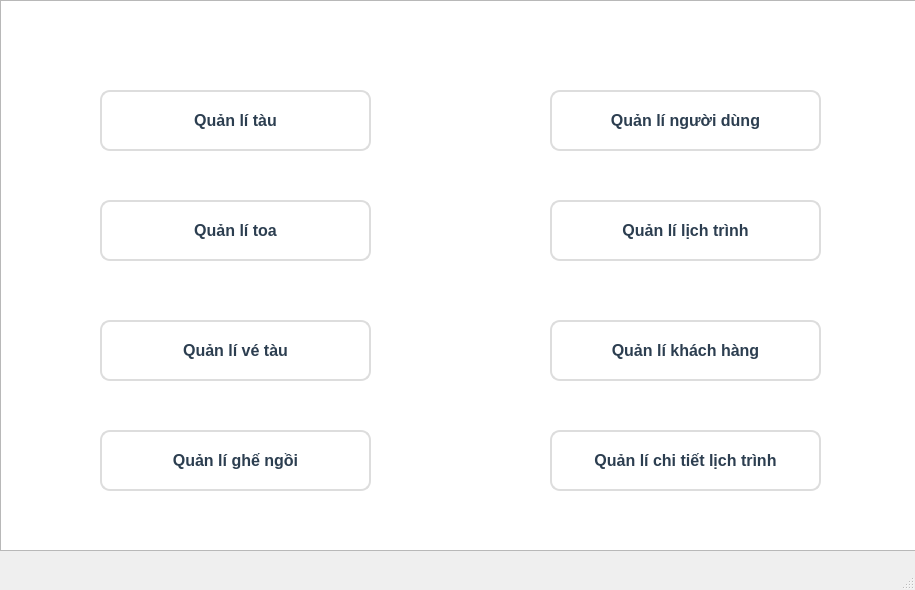
<?xml version="1.0" encoding="UTF-8"?>
<ui version="4.0">
 <class>MainWindow</class>
 <widget class="QMainWindow" name="MainWindow">
  <property name="geometry">
   <rect>
    <x>0</x>
    <y>0</y>
    <width>915</width>
    <height>590</height>
   </rect>
  </property>
  <property name="windowTitle">
   <string>MainWindow</string>
  </property>
  <widget class="QWidget" name="centralwidget">
   <widget class="QTextEdit" name="textEdit">
    <property name="geometry">
     <rect>
      <x>0</x>
      <y>0</y>
      <width>921</width>
      <height>551</height>
     </rect>
    </property>
    <property name="styleSheet">
     <string notr="true">border-image: url(:/img/anhdep.jpg);</string>
    </property>
   </widget>
   <widget class="QLabel" name="label">
    <property name="geometry">
     <rect>
      <x>360</x>
      <y>10</y>
      <width>221</width>
      <height>61</height>
     </rect>
    </property>
    <property name="styleSheet">
     <string notr="true">QLabel {
    color: white; 
    font-size: 20px;  
    font-weight: bold; 
}</string>
    </property>
    <property name="text">
     <string>TRANG CHỦ ADMIN</string>
    </property>
   </widget>
   <widget class="QPushButton" name="pushButton">
    <property name="geometry">
     <rect>
      <x>100</x>
      <y>90</y>
      <width>271</width>
      <height>61</height>
     </rect>
    </property>
    <property name="styleSheet">
     <string notr="true">QPushButton {
            background-color: #ffffff;
            color: #2C3E50;
            border: 2px solid #ddd;
            border-radius: 10px;
            padding: 10px;
            font-size: 16px;
            font-weight: bold;
            box-shadow: 4px 4px 10px rgba(0, 0, 0, 0.3);
        	padding-left: 10px;
        	transition: padding-left 0.3s ease;
        }

        QPushButton:hover {
            background-color: #f0f0f0;
            box-shadow: 6px 6px 12px rgba(0, 0, 0, 0.4);
            transform: translateY(-2px);
        }

        QPushButton:pressed {
            background-color: #e0e0e0;
            box-shadow: inset 4px 4px 10px rgba(0, 0, 0, 0.3);
            transform: translateY(1px);
			padding-left: 5px;
			padding-top: 5px;
        }</string>
    </property>
    <property name="text">
     <string>Quản lí tàu</string>
    </property>
    <property name="icon">
     <iconset>
      <normaloff>image/qltau.jpg</normaloff>image/qltau.jpg</iconset>
    </property>
    <property name="iconSize">
     <size>
      <width>80</width>
      <height>80</height>
     </size>
    </property>
   </widget>
   <widget class="QPushButton" name="pushButton_2">
    <property name="geometry">
     <rect>
      <x>100</x>
      <y>430</y>
      <width>271</width>
      <height>61</height>
     </rect>
    </property>
    <property name="styleSheet">
     <string notr="true">QPushButton {
            background-color: #ffffff;
            color: #2C3E50;
            border: 2px solid #ddd;
            border-radius: 10px;
            padding: 10px;
            font-size: 16px;
            font-weight: bold;
            box-shadow: 4px 4px 10px rgba(0, 0, 0, 0.3);
        	padding-left: 10px;
        	transition: padding-left 0.3s ease;
        }

        QPushButton:hover {
            background-color: #f0f0f0;
            box-shadow: 6px 6px 12px rgba(0, 0, 0, 0.4);
            transform: translateY(-2px);
        }

        QPushButton:pressed {
            background-color: #e0e0e0;
            box-shadow: inset 4px 4px 10px rgba(0, 0, 0, 0.3);
            transform: translateY(1px);
			padding-left: 5px;
			padding-top: 5px;
        }</string>
    </property>
    <property name="text">
     <string>Quản lí ghế ngồi</string>
    </property>
    <property name="icon">
     <iconset>
      <normaloff>image/ghe_ngoi.jpg</normaloff>image/ghe_ngoi.jpg</iconset>
    </property>
    <property name="iconSize">
     <size>
      <width>55</width>
      <height>60</height>
     </size>
    </property>
   </widget>
   <widget class="QPushButton" name="pushButton_3">
    <property name="geometry">
     <rect>
      <x>100</x>
      <y>200</y>
      <width>271</width>
      <height>61</height>
     </rect>
    </property>
    <property name="styleSheet">
     <string notr="true">QPushButton {
            background-color: #ffffff;
            color: #2C3E50;
            border: 2px solid #ddd;
            border-radius: 10px;
            padding: 10px;
            font-size: 16px;
            font-weight: bold;
            box-shadow: 4px 4px 10px rgba(0, 0, 0, 0.3);
        	padding-left: 10px;
        	transition: padding-left 0.3s ease;
        }

        QPushButton:hover {
            background-color: #f0f0f0;
            box-shadow: 6px 6px 12px rgba(0, 0, 0, 0.4);
            transform: translateY(-2px);
        }

        QPushButton:pressed {
            background-color: #e0e0e0;
            box-shadow: inset 4px 4px 10px rgba(0, 0, 0, 0.3);
            transform: translateY(1px);
			padding-left: 5px;
			padding-top: 5px;
        }</string>
    </property>
    <property name="text">
     <string>Quản lí toa</string>
    </property>
    <property name="icon">
     <iconset>
      <normaloff>image/toa_toa.png</normaloff>image/toa_toa.png</iconset>
    </property>
    <property name="iconSize">
     <size>
      <width>80</width>
      <height>60</height>
     </size>
    </property>
   </widget>
   <widget class="QPushButton" name="pushButton_4">
    <property name="geometry">
     <rect>
      <x>100</x>
      <y>320</y>
      <width>271</width>
      <height>61</height>
     </rect>
    </property>
    <property name="styleSheet">
     <string notr="true">QPushButton {
            background-color: #ffffff;
            color: #2C3E50;
            border: 2px solid #ddd;
            border-radius: 10px;
            padding: 10px;
            font-size: 16px;
            font-weight: bold;
            box-shadow: 4px 4px 10px rgba(0, 0, 0, 0.3);
        	padding-left: 10px;
        	transition: padding-left 0.3s ease;
        }

        QPushButton:hover {
            background-color: #f0f0f0;
            box-shadow: 6px 6px 12px rgba(0, 0, 0, 0.4);
            transform: translateY(-2px);
        }

        QPushButton:pressed {
            background-color: #e0e0e0;
            box-shadow: inset 4px 4px 10px rgba(0, 0, 0, 0.3);
            transform: translateY(1px);
			padding-left: 5px;
			padding-top: 5px;
        }</string>
    </property>
    <property name="text">
     <string>Quản lí vé tàu</string>
    </property>
    <property name="icon">
     <iconset>
      <normaloff>image/vetau.jpg</normaloff>image/vetau.jpg</iconset>
    </property>
    <property name="iconSize">
     <size>
      <width>70</width>
      <height>70</height>
     </size>
    </property>
   </widget>
   <widget class="QPushButton" name="pushButton_5">
    <property name="geometry">
     <rect>
      <x>550</x>
      <y>200</y>
      <width>271</width>
      <height>61</height>
     </rect>
    </property>
    <property name="styleSheet">
     <string notr="true">QPushButton {
            background-color: #ffffff;
            color: #2C3E50;
            border: 2px solid #ddd;
            border-radius: 10px;
            padding: 10px;
            font-size: 16px;
            font-weight: bold;
            box-shadow: 4px 4px 10px rgba(0, 0, 0, 0.3);
        	padding-left: 10px;
        	transition: padding-left 0.3s ease;
        }

        QPushButton:hover {
            background-color: #f0f0f0;
            box-shadow: 6px 6px 12px rgba(0, 0, 0, 0.4);
            transform: translateY(-2px);
        }

        QPushButton:pressed {
            background-color: #e0e0e0;
            box-shadow: inset 4px 4px 10px rgba(0, 0, 0, 0.3);
            transform: translateY(1px);
			padding-left: 5px;
			padding-top: 5px;
        }</string>
    </property>
    <property name="text">
     <string>Quản lí lịch trình</string>
    </property>
    <property name="icon">
     <iconset>
      <normaloff>image/lich_trinh.jpg</normaloff>image/lich_trinh.jpg</iconset>
    </property>
    <property name="iconSize">
     <size>
      <width>55</width>
      <height>55</height>
     </size>
    </property>
   </widget>
   <widget class="QPushButton" name="pushButton_6">
    <property name="geometry">
     <rect>
      <x>550</x>
      <y>320</y>
      <width>271</width>
      <height>61</height>
     </rect>
    </property>
    <property name="styleSheet">
     <string notr="true">QPushButton {
            background-color: #ffffff;
            color: #2C3E50;
            border: 2px solid #ddd;
            border-radius: 10px;
            padding: 10px;
            font-size: 16px;
            font-weight: bold;
            box-shadow: 4px 4px 10px rgba(0, 0, 0, 0.3);
        	padding-left: 10px;
        	transition: padding-left 0.3s ease;
        }

        QPushButton:hover {
            background-color: #f0f0f0;
            box-shadow: 6px 6px 12px rgba(0, 0, 0, 0.4);
            transform: translateY(-2px);
        }

        QPushButton:pressed {
            background-color: #e0e0e0;
            box-shadow: inset 4px 4px 10px rgba(0, 0, 0, 0.3);
            transform: translateY(1px);
			padding-left: 5px;
			padding-top: 5px;
        }</string>
    </property>
    <property name="text">
     <string>Quản lí khách hàng</string>
    </property>
    <property name="icon">
     <iconset>
      <normaloff>image/khach_hang.jpg</normaloff>image/khach_hang.jpg</iconset>
    </property>
    <property name="iconSize">
     <size>
      <width>50</width>
      <height>55</height>
     </size>
    </property>
   </widget>
   <widget class="QPushButton" name="pushButton_7">
    <property name="geometry">
     <rect>
      <x>550</x>
      <y>430</y>
      <width>271</width>
      <height>61</height>
     </rect>
    </property>
    <property name="styleSheet">
     <string notr="true">QPushButton {
            background-color: #ffffff;
            color: #2C3E50;
            border: 2px solid #ddd;
            border-radius: 10px;
            padding: 10px;
            font-size: 16px;
            font-weight: bold;
            box-shadow: 4px 4px 10px rgba(0, 0, 0, 0.3);
        	padding-left: 10px;
        	transition: padding-left 0.3s ease;
        }

        QPushButton:hover {
            background-color: #f0f0f0;
            box-shadow: 6px 6px 12px rgba(0, 0, 0, 0.4);
            transform: translateY(-2px);
        }

        QPushButton:pressed {
            background-color: #e0e0e0;
            box-shadow: inset 4px 4px 10px rgba(0, 0, 0, 0.3);
            transform: translateY(1px);
			padding-left: 5px;
			padding-top: 5px;
        }</string>
    </property>
    <property name="text">
     <string>Quản lí chi tiết lịch trình</string>
    </property>
    <property name="icon">
     <iconset>
      <normaloff>image/chitiet.jpg</normaloff>image/chitiet.jpg</iconset>
    </property>
    <property name="iconSize">
     <size>
      <width>45</width>
      <height>45</height>
     </size>
    </property>
   </widget>
   <widget class="QPushButton" name="pushButton_8">
    <property name="geometry">
     <rect>
      <x>550</x>
      <y>90</y>
      <width>271</width>
      <height>61</height>
     </rect>
    </property>
    <property name="styleSheet">
     <string notr="true">QPushButton {
            background-color: #ffffff;
            color: #2C3E50;
            border: 2px solid #ddd;
            border-radius: 10px;
            padding: 10px;
            font-size: 16px;
            font-weight: bold;
            box-shadow: 4px 4px 10px rgba(0, 0, 0, 0.3);
        	padding-left: 10px;
        	transition: padding-left 0.3s ease;
        }

        QPushButton:hover {
            background-color: #f0f0f0;
            box-shadow: 6px 6px 12px rgba(0, 0, 0, 0.4);
            transform: translateY(-2px);
        }

        QPushButton:pressed {
            background-color: #e0e0e0;
            box-shadow: inset 4px 4px 10px rgba(0, 0, 0, 0.3);
            transform: translateY(1px);
			padding-left: 5px;
			padding-top: 5px;
        }</string>
    </property>
    <property name="text">
     <string>Quản lí người dùng</string>
    </property>
    <property name="icon">
     <iconset>
      <normaloff>image/nhan_vien.jpg</normaloff>image/nhan_vien.jpg</iconset>
    </property>
    <property name="iconSize">
     <size>
      <width>55</width>
      <height>60</height>
     </size>
    </property>
   </widget>
  </widget>
  <widget class="QMenuBar" name="menubar">
   <property name="geometry">
    <rect>
     <x>0</x>
     <y>0</y>
     <width>915</width>
     <height>26</height>
    </rect>
   </property>
  </widget>
  <widget class="QStatusBar" name="statusbar"/>
 </widget>
 <resources>
  <include location="image/fucter.qrc"/>
 </resources>
 <connections/>
</ui>
